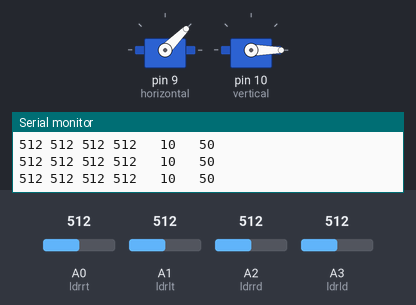
Recording of a sketch running on a simulated Arduino Uno, built with avr-gcc and run on an emulated ATmega328P. Shown: 2 × servo, the last lines printed to the serial monitor. The inputs (shaded band) are chosen by the test bench; at power-on: A0 (ldrrt) = 512, A1 (ldrlt) = 512, A3 (ldrld) = 512, A2 (ldrrd) = 512.

Above: at 4.2 s.
4.3 s: A0 (ldrrt) set to 606
7.3 s: A0 (ldrrt) set to 623
At 8.39 s:
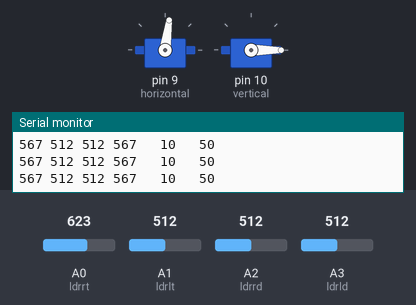
At 9.01 s:
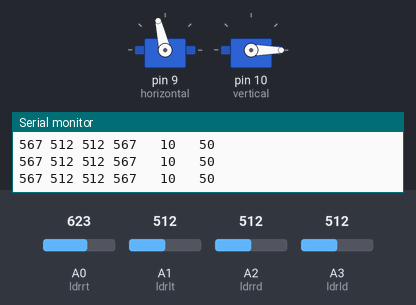
10.3 s: A1 (ldrlt) set to 313
12.7 s: A1 (ldrlt) set to 285
At 13.23 s:
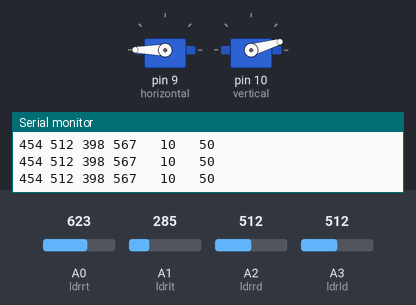
15.7 s: A3 (ldrld) set to 943
18.7 s: A3 (ldrld) set to 963
At 24.6 s:
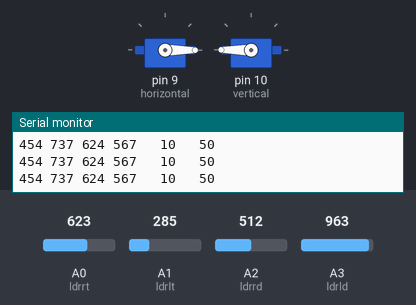
Timing chart, 0 to 24.8 s (numbered marks = the images above; inputs shaded):
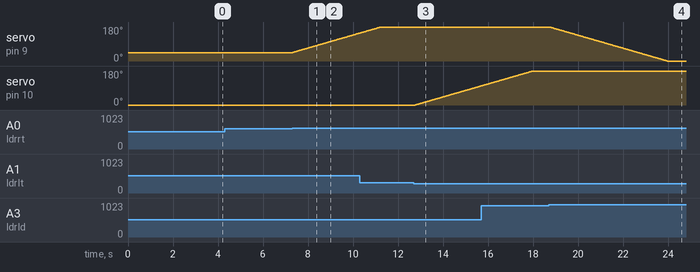

Measured:
- the behaviour switches between 613 and 614 on A0 (ldrrt) (found by bisection; images 0 and 1)
- the behaviour switches between 301 and 300 on A1 (ldrlt) (found by bisection; images 2 and 3)
- the behaviour switches between 950 and 951 on A3 (ldrld) (found by bisection; images 3 and 4)
- after the input at 7.3 s, servo on pin 9 (horizontal): moves from 45° to 147° over 2.9 s, starting at once
- after the input at 12.7 s, servo on pin 10 (vertical): moves from 0° to 101° over 2.9 s, starting after 0.08 s
- after the input at 18.7 s, servo on pin 9 (horizontal): moves from 180° to 0° over 5.2 s, starting after 0.05 s

The sketch:

progetto.ino
```cpp
#include <Servo.h> // include Servo library

/****** Definisco le variabili globali del codice ******/

// 180 horizontal MAX
Servo horizontal; // motore servo orizzontale
int servoh = 45;   // posizione iniziale

int servohLimitHigh = 180; //limite massimo angolo orizzontale
int servohLimitLow = 0; //limite minimo angolo orizzontale

// 180 vertical MAX
Servo vertical;   // motore servo verticale
int servov = 0;    //posizione iniziale

int servovLimitHigh = 180;  //limite massimo angolo verticale
int servovLimitLow = 0;//limite minimo angolo verticale


// LDR pin connections
//  name  = analogpin;
int ldrlt = 1; //LDR top left  -> pin analogico associato
int ldrrt = 0; //LDR top rigt  -> pin analogico associato
int ldrld = 3; //LDR down left -> pin analogico associato
int ldrrd = 2; //ldr down rigt -> pin analogico associato

/********** SETUP  ***********/
void setup()
{
  //Attivo la comunicazione seriale
  Serial.begin(9600);   //set data rate

// servo connections
// name.attacht(pin);
  horizontal.attach(9); //motore orizzontale attaccato al pin 9
  vertical.attach(10);  //motore verticale attaccato al pin 10
  horizontal.write(45);  //posizione iniziale orizzontale
  vertical.write(0);  //posizione iniziale verticale
  delay(3000);  //ritardo 3 secondi dalla partenza
}

/********* LOOP  ***********/
void loop()
{
  //lettura dei valori dei sensori
  int lt = analogRead(ldrlt); // legge il valore dal sensore top left
  int rt = analogRead(ldrrt); // legge il valore dal sensore top right
  int ld = analogRead(ldrld); // legge il valore dal sensore down left
  int rd = analogRead(ldrrd); // legge il valore dal sensore down rigt

  //Converto i valori analogici  in valori interi
   //int dtime = analogRead(4)/20; // read potentiometers
   //int tol = analogRead(5)/4;
  int dtime = 10;   //difference time
  int tol = 50;  //tolleranza

  //media dei valori per trovare il punto più luminoso
  int avt = (lt + rt) / 2;  // average value top
  int avd = (ld + rd) / 2;  // average value down
  int avl = (lt + ld) / 2;  // average value left
  int avr = (rt + rd) / 2;  // average value right

  int dvert = avt - avd; // check the diffirence of up and down
  int dhoriz = avl - avr;// check the diffirence of left and right

  //Stampe che mostrano sul monitor seriale dell'ide di Arduino informazioni (per il debug)
  Serial.print(avt);
  Serial.print(" ");
  Serial.print(avd);
  Serial.print(" ");
  Serial.print(avl);
  Serial.print(" ");
  Serial.print(avr);
  Serial.print("   ");
  Serial.print(dtime);
  Serial.print("   ");
  Serial.print(tol);
  Serial.println(" ");

  //MOVIMENTO VERTICALE DEL MOTORE SERVO

  if (-1*tol > dvert || dvert > tol) // check if the diffirence is in the tolerance else change vertical angle
  {
  if (avt > avd)   //se la media top>media down
  {
    servov = --servov;  //decremento posizione motore verticale
     if (servov > servovLimitHigh)   //se la sua posizione è > del limite massimo
     {
      servov = servovLimitHigh;   //imposto la posizione al limite massimo
     }
  }
  else if (avt < avd)    //altrimenti se la media top<media down
  {
    servov= ++servov;   //incremento posizione motore verticale
    if (servov < servovLimitLow)  //se la sua posizione è < del limite minimo
  {
    servov = servovLimitLow;  //imposto la posizione al limite minimo
  }
  }
  vertical.write(servov);  //imposto la posizione del motore
  }

  if (-1*tol > dhoriz || dhoriz > tol) // check if the diffirence is in the tolerance else change horizontal angle
  {
  if (avl > avr)   //se la media left>media right
  {
    servoh = --servoh;   //decremento posizione motore orizzontale
    if (servoh < servohLimitLow)  //se la sua posizione è < del limite minimo
    {
    servoh = servohLimitLow;  //imposto la posizione al limite minimo
    }
  }
  else if (avl < avr)   //altrimenti se la media left<media right
  {
    servoh = ++servoh;  //incremento posizione motore orizzontale
     if (servoh > servohLimitHigh)  //se la sua posizione è > del limite massimo
     {
     servoh = servohLimitHigh;  //imposto la posizione al limite massimo
     }
  }
  else if (avl = avr)  //altrimenti se la media left =media right  (luce è al centro)
  {
    // nothing
    delay(5000);    //imposto un ritardo di 5 secondi
  }
  horizontal.write(servoh);   //imposto la posizione del motore


  }
   delay(dtime);   //imposto un ritardo prima di ricominciare il ciclo in modo che la successiva lettura avvenga dopo un certo periodo di tempo.
                   //Questo ritardo definisce il tempo di campionamento

}
```
